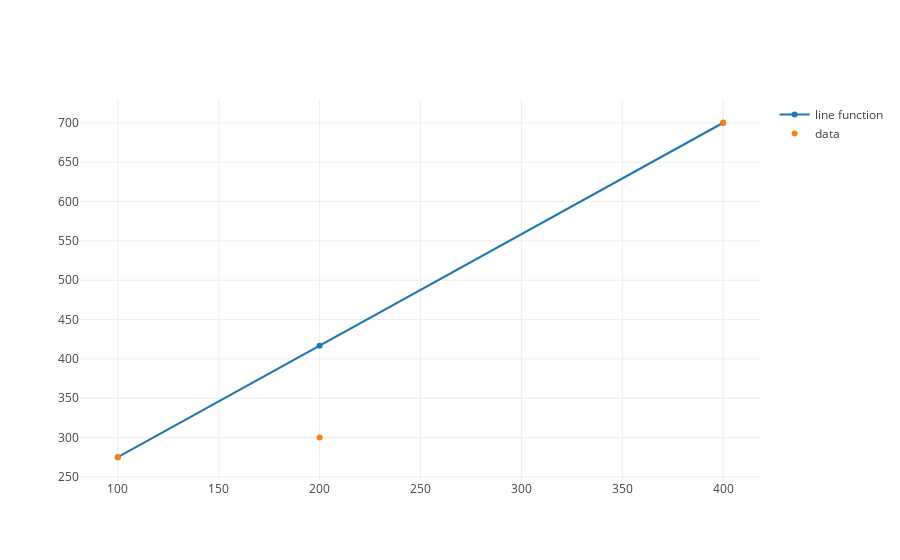

The notebook cell this image was saved under:
### Markdown cell above
Let's plot this regression formula with our data to get a sense of what this looks like.  First import the necessary libraries to allow us to use `plotly` in our notebook.

### Code cell
import plotly
from plotly.offline import init_notebook_mode, iplot
from graph import m_b_trace, trace_values, plot
init_notebook_mode(connected=True)

regression_trace = m_b_trace(1.417, 133.33, budgets)
scatter_trace = trace_values(budgets, revenues)
plot([regression_trace, scatter_trace])

### Figure 1 — Plotly figure (JSON) as saved in the notebook; plotly's stock layout.template omitted (floating-point values rounded to 4 significant figures)
{"data": [{"mode": "line", "name": "line function", "x": [100, 200, 400], "y": [275.0, 416.7, 700.1]}, {"mode": "markers", "name": "data", "text": [], "x": [100, 200, 400], "y": [275, 300, 700]}], "layout": {}}
